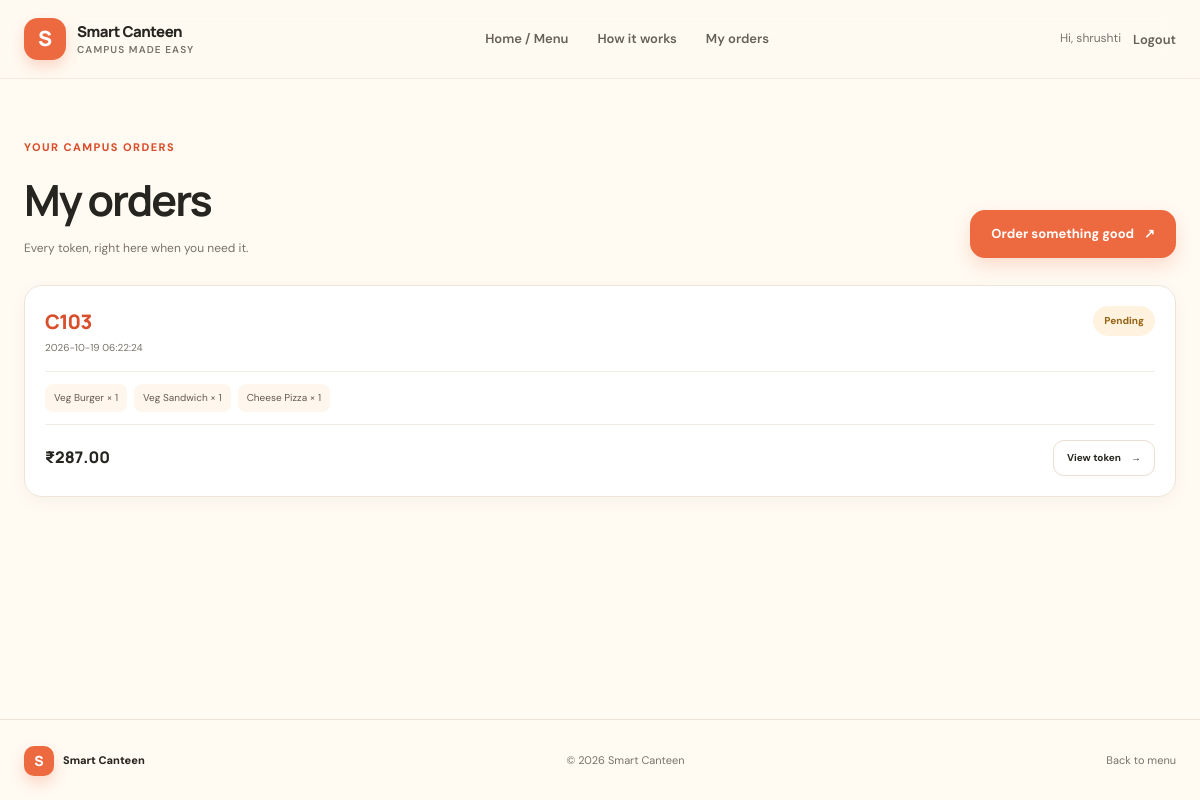
Page /orders (signed in) on the committed database.
### tables this page shows
CREATE TABLE orders (
                id INTEGER PRIMARY KEY AUTOINCREMENT,
                user_id INTEGER NOT NULL,
                total REAL NOT NULL CHECK (total >= 0),
                token TEXT UNIQUE,
                status TEXT NOT NULL DEFAULT 'Pending'
                    CHECK (status IN ('Pending', 'Preparing', 'Ready', 'Collected')),
                created_at TEXT NOT NULL DEFAULT CURRENT_TIMESTAMP,
                FOREIGN KEY (user_id) REFERENCES users (id)
            );

CREATE TABLE order_items (
                id INTEGER PRIMARY KEY AUTOINCREMENT,
                  order_id INTEGER NOT NULL,
                  food_name TEXT NOT NULL,
                  price REAL NOT NULL CHECK (price >= 0),
                  quantity INTEGER NOT NULL CHECK (quantity > 0),
                  FOREIGN KEY (order_id) REFERENCES orders (id) ON DELETE CASCADE
            );

### app.py (the view)
@app.route("/orders")
@login_required
def orders():
    user_orders = get_db().execute(
        """
        SELECT id, total, token, status, created_at
        FROM orders
        WHERE user_id = ?
        ORDER BY id DESC
        """,
        (session["user_id"],),
    ).fetchall()
    items_by_order = get_order_items([order["id"] for order in user_orders])
    return render_template(
        "orders.html", orders=user_orders, items_by_order=items_by_order
    )

### app.py (called while the page is built, shortened)
def get_db():
    if "db" not in g:
        connection = sqlite3.connect(app.config["DATABASE"])
        connection.row_factory = sqlite3.Row
        connection.execute("PRAGMA foreign_keys = ON")
        g.db = connection
    return g.db

def login_required(view):
    @wraps(view)
    def wrapped_view(*args, **kwargs):
        return view(*args, **kwargs)
    return wrapped_view

def get_order_items(order_ids):
    if not order_ids:
        return {}
    placeholders = ",".join("?" for _ in order_ids)
    rows = get_db().execute(
        f"""
        SELECT order_id, food_name, price, quantity
        FROM order_items
        WHERE order_id IN ({placeholders})
        ORDER BY id
        """,
        tuple(order_ids),
    ).fetchall()
    grouped = {order_id: [] for order_id in order_ids}
    for row in rows:
        grouped[row["order_id"]].append(row)
    return grouped

### templates/orders.html (shortened to what this page needs)
<!doctype html>
<html lang="en">
  <head>
    <link rel="stylesheet" href="{{ url_for('static', filename='style.css') }}">
  </head>
  <body>
    <header class="site-header">
      <div class="nav-shell">
         <a class="brand" href="{{ url_for('index') }}"><span class="brand-mark">S</span><span class="brand-name">Smart Canteen<small>Campus made easy</small></span></a>
         <nav class="primary-navigation" id="primary-navigation" aria-label="Main navigation">
           <a href="{{ url_for('index') }}#menu">Home / Menu</a><a href="{{ url_for('index') }}#how-it-works">How it works</a><a href="{{ url_for('orders') }}">My orders</a>
         </nav>
         <div class="nav-actions"><span class="nav-user">Hi, {{ session.get('name') }}</span><form action="{{ url_for('logout') }}" method="post"><button class="nav-account nav-logout"
type="submit">Logout</button></form></div>
      </div>
    </header>
    <main class="subpage-main">
      <div class="page-container">
         <div class="account-page-heading">
           <div><span class="eyebrow">Your campus orders</span><h1>My orders</h1><p>Every token, right here when you need it.</p></div>
           <a class="button button-primary" href="{{ url_for('index') }}#menu">Order something good <span aria-hidden="true">↗</span></a>
         </div>
         {% if orders %}
           <div class="orders-list">
             {% for order in orders %}
               <article class="order-card">
                 <div class="order-card__top">
                   <div><span class="order-card__token">{{ order.token }}</span><span class="order-card__date">{{ order.created_at }}</span></div>
                   <span class="status-badge {{ order.status|lower }}">{{ order.status }}</span>
                 </div>
                 <div class="order-card__items">
                   {% for item in items_by_order[order.id] %}
                     <span class="item-chip">{{ item.food_name }} × {{ item.quantity }}</span>
                   {% endfor %}
                 </div>
                 <div class="order-card__bottom">
                   <span class="order-total">₹{{ "%.2f"|format(order.total) }}</span>
                   <a class="button button-secondary button-small" href="{{ url_for('token', order_id=order.id) }}">View token <span aria-hidden="true">→</span></a>
                 </div>
               </article>
             {% endfor %}
           </div>
        {% endif %}
      </div>
    </main>
    <footer class="site-footer"><div class="page-container footer-inner"><a class="footer-brand" href="{{ url_for('index') }}"><span class="brand-mark">S</span> Smart Canteen</a>
<span>© 2026 Smart Canteen</span><a href="{{ url_for('index') }}">Back to menu</a></div></footer>
  </body>
</html>

### rows in the picture
orders: token "C103", created_at "2026-10-19 06:22:24", status "Pending", total "287.00"
order_items: food_name "Veg Burger", quantity "1"
order_items: food_name "Veg Sandwich", quantity "1"
order_items: food_name "Cheese Pizza", quantity "1"

### other values in the picture
{{ session.get('name') }} "shrushti"
